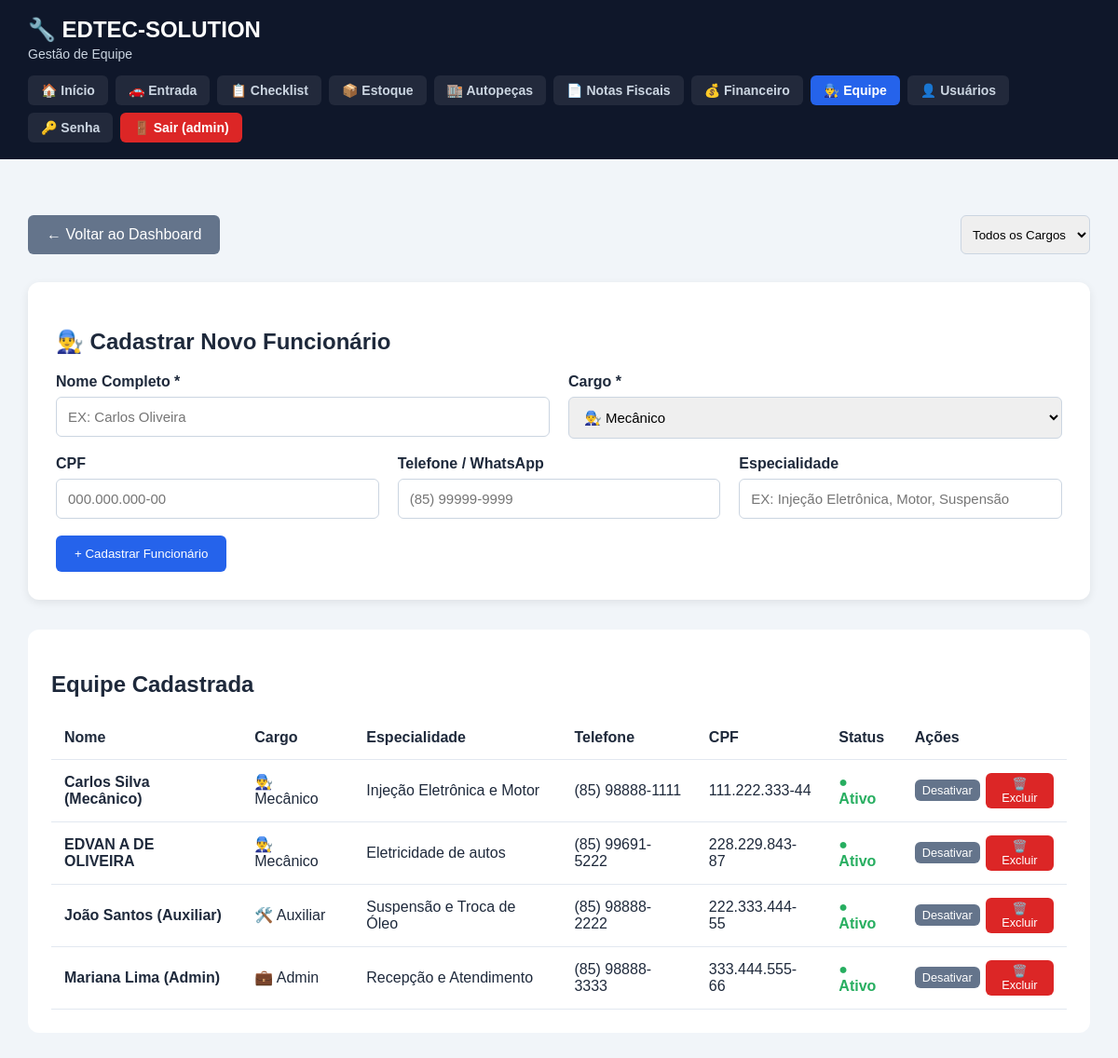
Screenshot of /app/public/funcionarios.php (signed in) with the database file from the repository.
### tables this page shows
CREATE TABLE `funcionarios` (
  `id` int NOT NULL AUTO_INCREMENT,
  `nome` varchar(150) NOT NULL,
  `cpf` varchar(20) DEFAULT NULL,
  `telefone` varchar(30) DEFAULT NULL,
  `cargo` enum('MECANICO','AUXILIAR','ADMINISTRATIVO') NOT NULL DEFAULT 'MECANICO',
  `especialidade` varchar(100) DEFAULT 'Geral',
  `ativo` tinyint(1) NOT NULL DEFAULT '1',
  `criado_em` datetime NOT NULL DEFAULT CURRENT_TIMESTAMP,
  `atualizado_em` datetime NOT NULL DEFAULT CURRENT_TIMESTAMP ON UPDATE CURRENT_TIMESTAMP,
  PRIMARY KEY (`id`)
);

### app/public/funcionarios.php (the view, shortened to what this page needs)
<?php
require_once 'config.php';
$filtroCargo = $_GET['cargo'] ?? '';
if (in_array($filtroCargo, ['MECANICO', 'AUXILIAR', 'ADMINISTRATIVO'], true)) {
    $stmt = $pdo->prepare("SELECT * FROM funcionarios WHERE cargo = ? ORDER BY nome ASC");
    $stmt->execute([$filtroCargo]);
} else {
    $stmt = $pdo->query("SELECT * FROM funcionarios ORDER BY cargo ASC, nome ASC");
}
$funcionarios = $stmt->fetchAll();
?>
<!DOCTYPE html>
<html lang="pt-BR">
<head>
    <link rel="stylesheet" href="style.css">
</head>
<body>
<?php
include 'header.php';
?>
<main>
    <section class="acoes">
        <a href="index.php" class="botao secundario">← Voltar ao Dashboard</a>
        <form method="GET" style="display: flex; gap: 10px;">
            <select name="cargo" onchange="this.form.submit()" style="padding: 8px; border-radius: 6px; border: 1px solid #cbd5e1;">
                <option value="">Todos os Cargos</option>
            </select>
        </form>
    </section>
    <div class="form-container" style="max-width: 100%; margin-bottom: 2rem;">
        <h2>👨‍🔧 Cadastrar Novo Funcionário</h2>
        <form method="POST">
            <div class="linha">
                <div class="campo">
                    <label>Nome Completo *</label>
                    <input type="text" name="nome" required placeholder="EX: Carlos Oliveira">
                </div>
                <div class="campo">
                    <label>Cargo *</label>
                    <select name="cargo" required>
                        <option value="MECANICO">👨‍🔧 Mecânico</option>
                    </select>
                </div>
            </div>
            <div class="linha">
                <div class="campo">
                    <label>CPF</label>
                    <input type="text" name="cpf" placeholder="000.000.000-00">
                </div>
                <div class="campo">
                    <label>Telefone / WhatsApp</label>
                    <input type="text" name="telefone" placeholder="(85) 99999-9999">
                </div>
                <div class="campo">
                    <label>Especialidade</label>
                    <input type="text" name="especialidade" placeholder="EX: Injeção Eletrônica, Motor, Suspensão">
                </div>
            </div>
            <button type="submit" class="botao">+ Cadastrar Funcionário</button>
        </form>
    </div>
    <section class="tabela">
        <h2>Equipe Cadastrada</h2>
        <table>
            <thead>
                <tr>
                    <th>Nome</th>
                    <th>Cargo</th>
                    <th>Especialidade</th>
                    <th>Telefone</th>
                    <th>CPF</th>
                    <th>Status</th>
                    <th>Ações</th>
                </tr>
            </thead>
            <tbody>
                <?php if (!$funcionarios): ?>
                    <tr>
                        <td colspan="7">Nenhum funcionário encontrado.</td>
                    </tr>
                <?php else: ?>
                    <?php foreach ($funcionarios as $f): ?>
                        <tr>
                            <td><strong><?= htmlspecialchars($f['nome']) ?></strong></td>
                            <td>
                                <?php
                                $badgeCargo = [
                                    'MECANICO' => '👨‍🔧 Mecânico',
                                    'AUXILIAR' => '🛠️ Auxiliar',
                                    'ADMINISTRATIVO' => '💼 Admin'
                                ];
                                echo $badgeCargo[$f['cargo']] ?? $f['cargo'];
                                ?>
                            </td>
                            <td><?= htmlspecialchars($f['especialidade'] ?: 'Geral') ?></td>
                            <td><?= htmlspecialchars($f['telefone'] ?: '-') ?></td>
                            <td><?= htmlspecialchars($f['cpf'] ?: '-') ?></td>
                            <td>
                                <?php if ($f['ativo']): ?>
                                    <span style="color: #27ae60; font-weight: bold;">● Ativo</span>
                                <?php else: ?>
                                    <span style="color: #95a5a6;">○ Inativo</span>
                                <?php endif; ?>
                            </td>
                            <td>
                                <div style="display: flex; gap: 6px; align-items: center;">
                                    <form method="POST" style="display: inline;">
                                        <button type="submit" class="botao secundario" style="padding: 4px 8px; font-size: 0.8rem;" title="<?= $f['ativo'] ? 'Desativar funcionário' : 'Ativar funcionário' ?>">
                                            <?= $f['ativo'] ? 'Desativar' : 'Ativar' ?>
                                        </button>
                                    </form>
                                    <form method="POST" style="display: inline;" onsubmit="return confirm('Tem certeza que deseja excluir o funcionário \'<?= htmlspecialchars(addslashes($f['nome'])) ?>\'?');">
                                        <button type="submit" class="botao perigo" style="padding: 4px 8px; font-size: 0.8rem;" title="Excluir funcionário">
                                            🗑️ Excluir
                                        </button>
                                    </form>
                                </div>
                            </td>
                        </tr>
                    <?php endforeach; ?>
                <?php endif; ?>
            </tbody>
        </table>
    </section>
</main>
</body>
</html>

### app/public/style.css (style rules this page uses)
* { box-sizing: border-box; }
body { margin: 0; font-family: Arial, Helvetica, sans-serif; background: #f1f5f9; color: #1e293b; }
main { padding: 30px; max-width: 1400px; margin: auto; }
.acoes { margin: 30px 0; display: flex; justify-content: space-between; gap: 20px; }
.acoes form { display: flex; gap: 10px; }
input:not([type="checkbox"]):not([type="radio"]) { padding: 12px; border: 1px solid #cbd5e1; border-radius: 6px; min-width: 250px; }
button, .botao { padding: 12px 20px; border: none; border-radius: 6px; background: #2563eb; color: white; text-decoration: none; cursor: pointer; }
.tabela { background: white; padding: 25px; border-radius: 12px; overflow-x: auto; }
table { width: 100%; border-collapse: collapse; }
th, td { padding: 14px; text-align: left; border-bottom: 1px solid #e2e8f0; }
.form-container { max-width: 900px; margin: 0 auto; background: white; padding: 30px; border-radius: 12px; box-shadow: 0 3px 10px rgba(0, 0, 0, .08); }
.campo { display: flex; flex-direction: column; margin-bottom: 18px; }
.campo label { font-weight: bold; margin-bottom: 7px; }
.campo input:not([type="checkbox"]):not([type="radio"]), .campo select, .campo textarea { width: 100%; padding: 12px; border: 1px solid #cbd5e1; border-radius: 6px; font-size: 15px; }
.linha { display: grid; grid-template-columns: repeat(2, 1fr); gap: 20px; }
.linha:nth-of-type(2) { grid-template-columns: repeat(3, 1fr); }
.botao.secundario { background: #64748b; }
.botao.perigo { background: #dc2626; }

### rows the page displays
funcionarios: nome "Carlos Silva (Mecânico)", cargo "👨‍🔧 Mecânico", especialidade "Injeção Eletrônica e Motor", telefone "(85) 98888-1111", cpf "111.222.333-44", ativo "● Ativo"
funcionarios: nome "EDVAN A DE OLIVEIRA", cargo "👨‍🔧 Mecânico", especialidade "Eletricidade de autos", telefone "(85) 99691-5222", cpf "228.229.843-87", ativo "● Ativo"
funcionarios: nome "João Santos (Auxiliar)", cargo "🛠️ Auxiliar", especialidade "Suspensão e Troca de Óleo", telefone "(85) 98888-2222", cpf "222.333.444-55", ativo "● Ativo"
funcionarios: nome "Mariana Lima (Admin)", cargo "💼 Admin", especialidade "Recepção e Atendimento", telefone "(85) 98888-3333", cpf "333.444.555-66", ativo "● Ativo"

### other values shown
$subtituloPage "Gestão de Equipe"
$usuarioHeader['usuario'] "admin"
